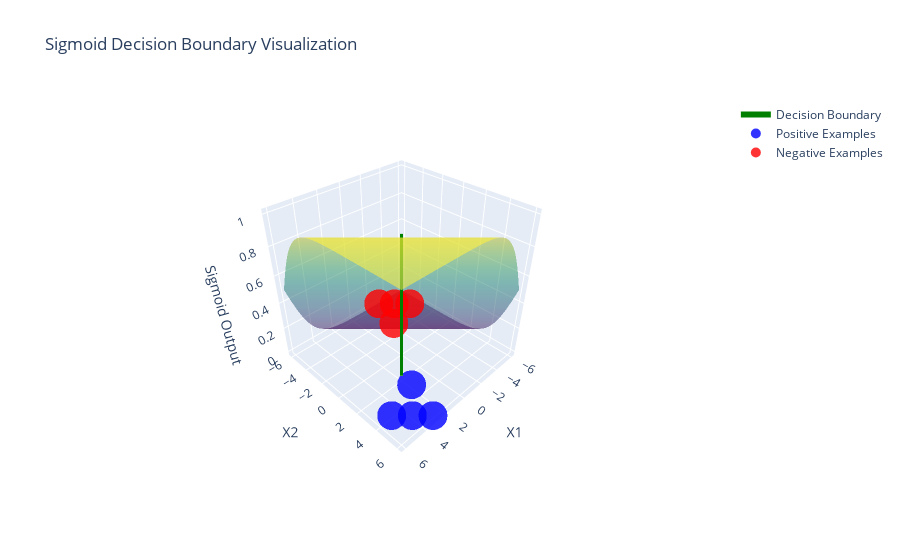

The notebook cell saved with this chart:
### Code cell
import numpy as np
import plotly.graph_objects as go

def sigmoid(z):
    return 1 / (1 + np.exp(-z))

#Define postive and negative examples
x_pos = np.array([[2, 3], [4, 5], [3, 6], [5, 4]])
x_neg = np.array([[-2, -3], [-4, -5], [-3, -6], [-5, -4]])

#Create a grid of points
x = np.linspace(-6, 6, 100)
y = np.linspace(-6, 6, 100)
X, Y = np.meshgrid(x, y)

#Define the weights and bias for the decision boundary
w1, w2, b = 1, 1, 0 #Can be changed to see different decision boundaries

Z = w1 * X + w2 * Y + b
S = sigmoid(Z) #Apply the sigmoid function to get the decision boundary

#Create trace for positive examples
trace_pos = go.Scatter3d(
    x=x_pos[:, 0],
    y=x_pos[:, 1],
    z=np.full(x_pos.shape[0], 0),
    mode='markers',
    marker=dict(color='blue', size=10, opacity=0.8),
    name='Positive Examples'
)

#Create trace for negative examples
trace_neg = go.Scatter3d(
    x=x_neg[:, 0],
    y=x_neg[:, 1],
    z=np.full(x_neg.shape[0], 0),
    mode='markers',
    marker=dict(color='red', size=10, opacity=0.8),
    name='Negative Examples'
)

#Create a surface plot for the decision boundary
surface = go.Surface(
    x=x,
    y=y,
    z=S,
    colorscale='Viridis',
    opacity=0.5,
    name='Sigmoid Surface',
    showscale=False
)

#Create trace for the decision boundary
boundary = go.Scatter3d(
    x=x.flatten(),
    y=y.flatten(),
    z=np.full(x.size, 0.5),
    mode='lines',
    line=dict(color='green', width=6),
    name='Decision Boundary'
)

#Create the figure
fig = go.Figure(data=[surface, boundary, trace_pos, trace_neg])

#Update to rotate the view
fig.update_layout(
    title='Sigmoid Decision Boundary Visualization',
    scene=dict(
        xaxis_title='X1',
        yaxis_title='X2',
        zaxis_title='Sigmoid Output',
        camera=dict(
            eye=dict(x=1.5, y=1.5, z=1.5)
        )
    ),
    showlegend=True
)
fig.show()

### Figure 1 — Plotly figure (JSON) as saved in the notebook; plotly's stock layout.template omitted (floating-point values rounded to 4 significant figures; data arrays with more than 128 entries replaced by an {"elided": "..."} marker saying what was removed)
{"data": [{"colorscale": [[0, "#440154"], [0.1111, "#482878"], [0.2222, "#3e4989"], [0.3333, "#31688e"], [0.4444, "#26828e"], [0.5556, "#1f9e89"], [0.6667, "#35b779"], [0.7778, "#6ece58"], [0.8889, "#b5de2b"], [1, "#fde725"]], "name": "Sigmoid Surface", "opacity": 0.5, "showscale": false, "type": "surface", "x": [-6.0, -5.879, -5.758, -5.636, -5.515, -5.394, -5.273, -5.152, -5.03, -4.909, -4.788, -4.667, -4.545, -4.424, -4.303, -4.182, -4.061, -3.939, -3.818, -3.697, -3.576, -3.455, -3.333, -3.212, -3.091, -2.97, -2.848, -2.727, -2.606, -2.485, -2.364, -2.242, -2.121, -2.0, -1.879, -1.758, -1.636, -1.515, -1.394, -1.273, -1.152, -1.03, -0.9091, -0.7879, -0.6667, -0.5455, -0.4242, -0.303, -0.1818, -0.06061, 0.06061, 0.1818, 0.303, 0.4242, 0.5455, 0.6667, 0.7879, 0.9091, 1.03, 1.152, 1.273, 1.394, 1.515, 1.636, 1.758, 1.879, 2.0, 2.121, 2.242, 2.364, 2.485, 2.606, 2.727, 2.848, 2.97, 3.091, 3.212, 3.333, 3.455, 3.576, 3.697, 3.818, 3.939, 4.061, 4.182, 4.303, 4.424, 4.545, 4.667, 4.788, 4.909, 5.03, 5.152, 5.273, 5.394, 5.515, 5.636, 5.758, 5.879, 6.0], "y": [-6.0, -5.879, -5.758, -5.636, -5.515, -5.394, -5.273, -5.152, -5.03, -4.909, -4.788, -4.667, -4.545, -4.424, -4.303, -4.182, -4.061, -3.939, -3.818, -3.697, -3.576, -3.455, -3.333, -3.212, -3.091, -2.97, -2.848, -2.727, -2.606, -2.485, -2.364, -2.242, -2.121, -2.0, -1.879, -1.758, -1.636, -1.515, -1.394, -1.273, -1.152, -1.03, -0.9091, -0.7879, -0.6667, -0.5455, -0.4242, -0.303, -0.1818, -0.06061, 0.06061, 0.1818, 0.303, 0.4242, 0.5455, 0.6667, 0.7879, 0.9091, 1.03, 1.152, 1.273, 1.394, 1.515, 1.636, 1.758, 1.879, 2.0, 2.121, 2.242, 2.364, 2.485, 2.606, 2.727, 2.848, 2.97, 3.091, 3.212, 3.333, 3.455, 3.576, 3.697, 3.818, 3.939, 4.061, 4.182, 4.303, 4.424, 4.545, 4.667, 4.788, 4.909, 5.03, 5.152, 5.273, 5.394, 5.515, 5.636, 5.758, 5.879, 6.0], "z": {"elided": "100x100 float values"}}, {"line": {"color": "green", "width": 6}, "mode": "lines", "name": "Decision Boundary", "type": "scatter3d", "x": [-6.0, -5.879, -5.758, -5.636, -5.515, -5.394, -5.273, -5.152, -5.03, -4.909, -4.788, -4.667, -4.545, -4.424, -4.303, -4.182, -4.061, -3.939, -3.818, -3.697, -3.576, -3.455, -3.333, -3.212, -3.091, -2.97, -2.848, -2.727, -2.606, -2.485, -2.364, -2.242, -2.121, -2.0, -1.879, -1.758, -1.636, -1.515, -1.394, -1.273, -1.152, -1.03, -0.9091, -0.7879, -0.6667, -0.5455, -0.4242, -0.303, -0.1818, -0.06061, 0.06061, 0.1818, 0.303, 0.4242, 0.5455, 0.6667, 0.7879, 0.9091, 1.03, 1.152, 1.273, 1.394, 1.515, 1.636, 1.758, 1.879, 2.0, 2.121, 2.242, 2.364, 2.485, 2.606, 2.727, 2.848, 2.97, 3.091, 3.212, 3.333, 3.455, 3.576, 3.697, 3.818, 3.939, 4.061, 4.182, 4.303, 4.424, 4.545, 4.667, 4.788, 4.909, 5.03, 5.152, 5.273, 5.394, 5.515, 5.636, 5.758, 5.879, 6.0], "y": [-6.0, -5.879, -5.758, -5.636, -5.515, -5.394, -5.273, -5.152, -5.03, -4.909, -4.788, -4.667, -4.545, -4.424, -4.303, -4.182, -4.061, -3.939, -3.818, -3.697, -3.576, -3.455, -3.333, -3.212, -3.091, -2.97, -2.848, -2.727, -2.606, -2.485, -2.364, -2.242, -2.121, -2.0, -1.879, -1.758, -1.636, -1.515, -1.394, -1.273, -1.152, -1.03, -0.9091, -0.7879, -0.6667, -0.5455, -0.4242, -0.303, -0.1818, -0.06061, 0.06061, 0.1818, 0.303, 0.4242, 0.5455, 0.6667, 0.7879, 0.9091, 1.03, 1.152, 1.273, 1.394, 1.515, 1.636, 1.758, 1.879, 2.0, 2.121, 2.242, 2.364, 2.485, 2.606, 2.727, 2.848, 2.97, 3.091, 3.212, 3.333, 3.455, 3.576, 3.697, 3.818, 3.939, 4.061, 4.182, 4.303, 4.424, 4.545, 4.667, 4.788, 4.909, 5.03, 5.152, 5.273, 5.394, 5.515, 5.636, 5.758, 5.879, 6.0], "z": [0.5, 0.5, 0.5, 0.5, 0.5, 0.5, 0.5, 0.5, 0.5, 0.5, 0.5, 0.5, 0.5, 0.5, 0.5, 0.5, 0.5, 0.5, 0.5, 0.5, 0.5, 0.5, 0.5, 0.5, 0.5, 0.5, 0.5, 0.5, 0.5, 0.5, 0.5, 0.5, 0.5, 0.5, 0.5, 0.5, 0.5, 0.5, 0.5, 0.5, 0.5, 0.5, 0.5, 0.5, 0.5, 0.5, 0.5, 0.5, 0.5, 0.5, 0.5, 0.5, 0.5, 0.5, 0.5, 0.5, 0.5, 0.5, 0.5, 0.5, 0.5, 0.5, 0.5, 0.5, 0.5, 0.5, 0.5, 0.5, 0.5, 0.5, 0.5, 0.5, 0.5, 0.5, 0.5, 0.5, 0.5, 0.5, 0.5, 0.5, 0.5, 0.5, 0.5, 0.5, 0.5, 0.5, 0.5, 0.5, 0.5, 0.5, 0.5, 0.5, 0.5, 0.5, 0.5, 0.5, 0.5, 0.5, 0.5, 0.5]}, {"marker": {"color": "blue", "opacity": 0.8, "size": 10}, "mode": "markers", "name": "Positive Examples", "type": "scatter3d", "x": [2, 4, 3, 5], "y": [3, 5, 6, 4], "z": [0, 0, 0, 0]}, {"marker": {"color": "red", "opacity": 0.8, "size": 10}, "mode": "markers", "name": "Negative Examples", "type": "scatter3d", "x": [-2, -4, -3, -5], "y": [-3, -5, -6, -4], "z": [0, 0, 0, 0]}], "layout": {"scene": {"camera": {"eye": {"x": 1.5, "y": 1.5, "z": 1.5}}, "xaxis": {"title": {"text": "X1"}}, "yaxis": {"title": {"text": "X2"}}, "zaxis": {"title": {"text": "Sigmoid Output"}}}, "showlegend": true, "title": {"text": "Sigmoid Decision Boundary Visualization"}}}
